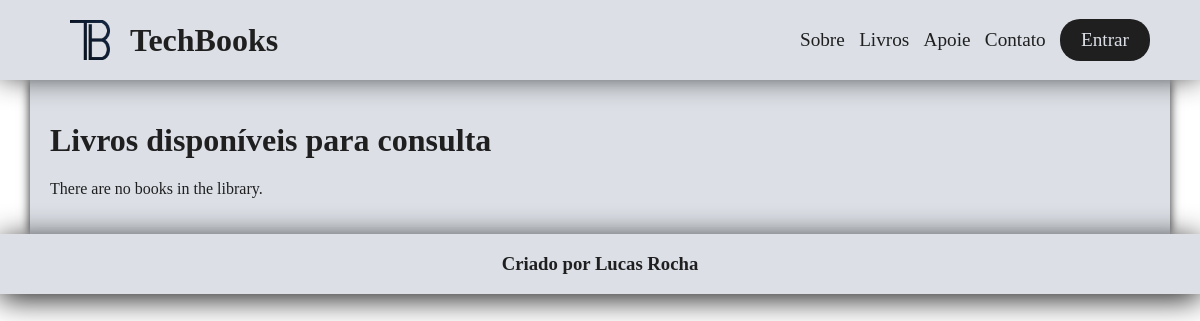
Before: /books/html-css/ with the older database file.
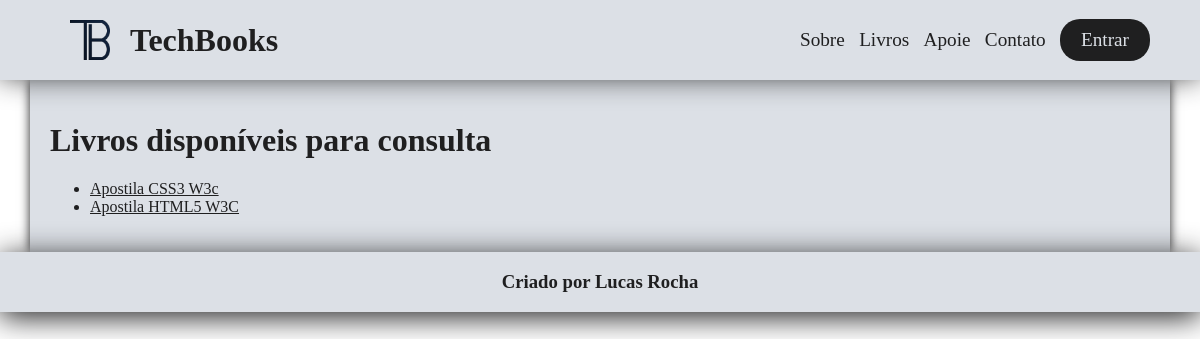
After: the same page with the newer database file.
### core/models.py (models this page shows)
class Book(models.Model):
    name = models.CharField(max_length=64)
    slug = models.CharField(max_length=64, unique=True)
    url = models.CharField(max_length=256)
    subject = models.ForeignKey(Subject, on_delete=models.CASCADE)
    is_page = models.BooleanField()

### core/views.py (the view)
# urls.py: path('books/<subject_slug>/', core.views.ListBooksBySubject.as_view()),
class ListBooksBySubject(TemplateView):
    template_name = 'book_list.html'
    def get(self, request, subject_slug):
        extra_context = {}
        try:
            subject = Subject.objects.get(slug=subject_slug)
            extra_context['book_list'] = sorted(Book.objects.filter(subject_id=subject.id),
            key=lambda item: item.name)
            extra_context['title'] = f'Techbooks - {subject.name}'
            extra_context['subject'] = subject
            extra_context['filtered'] = True
        except:
            extra_context['book_list'] = None
            extra_context['title'] = 'Livro não enontrado'
            extra_context['filtered'] = False
        return render(request, template_name='book_list.html', context=extra_context)

### core/templates/book_list.html (shortened to what this page needs)
{% extends 'base/base.html' %}
{% block content %}
    <h1>Livros disponíveis para consulta</h1>
    {% if book_list %}
        {% if filtered %}
        <ul>
            {% for book in book_list %}
            <li>
                <a href="{{ book.slug }}">{{ book.name }}</a>
            </li>
            {% endfor %}
        </ul>
        {% endif %}
    {% else %}
        <p>There are no books in the library.</p>
    {% endif %}
{% endblock %}

### core/templates/base/base.html (shortened to what this page needs)
{% load static %}
<!DOCTYPE html>
<html lang="pt-br">
<head>
    <link rel="stylesheet" href="{% static 'css/style.css' %}">
</head>
<body>
    {% include 'base/header.html' %}
    <main>
    {% block content %}{% endblock %}
    </main>
    {% include 'base/footer.html' %}
</body>
</html>

### core/templates/base/header.html
{% load static %}
<header>
    <div id="logo">
        <a href="/">
            <img src="{% static 'images/logo.png' %}" alt="Logo da TechBooks">
            <h1>TechBooks</h1>
        </a>
    </div>
    <nav>
        <a href="#">Sobre</a>
        <a href="/books/">Livros</a>
        <a href="#">Apoie</a>
        <a href="#">Contato</a>
        {% if request.user.is_authenticated %}
        <a href="/logout" class="btn-login">Sair</a>
        {% else %}
        <a href="/login" class="btn-login">Entrar</a>
        {% endif %}
    </nav>
</header>

### core/templates/base/footer.html
<footer>
    <h3>Criado por Lucas Rocha</h3>
</footer>

### core/static/css/style.css (style rules this page uses)
:root { --dark-gray: #1f1f20; --medium-gray: #2b4c7e; --light-gray: #dce0e6; }
* { font-family: url("https://fonts.google.com/specimen/Share+Tech?query=tec#standard-styles"); color: var(--dark-gray); }
body { margin: 0; }
header { position: relative; z-index: 2; display: flex; flex-direction: row; align-items: center; justify-content: space-between; background-color: var(--light-gray); box-shadow: var(--dark-gray) 0px -5px 30px; }
header > #logo > a { padding-left: 50px; display: flex; align-items: center; text-decoration: none; }
header img { width: 40px; padding: 20px; }
header > nav { width: 350px; padding-right: 50px; display: flex; flex-direction: row; justify-content: space-between; align-items: center; }
header > nav > a { text-decoration: none; font-size: larger; }
.btn-login { text-decoration: none; font-size: larger; width: 50px; text-align: center; padding: 10px 20px; border-radius: 20px; background-color: var(--dark-gray); color: var(--light-gray); }
main { z-index: 1; max-width: 1100px; margin: 0 auto; padding: 20px; background-color: var(--light-gray); box-shadow: var(--dark-gray) 0px 0px 10px; }
footer { position: relative; z-index: 2; display: flex; flex-direction: row; align-items: center; justify-content: center; background-color: var(--light-gray); box-shadow: var(--dark-gray) 0px 5px 30px; }

Changed rows visible on the page:
added Book: name "Apostila CSS3 W3c"
added Book: name "Apostila HTML5 W3C"
Other visible differences:
text no longer shown: "There are no books in the library."
